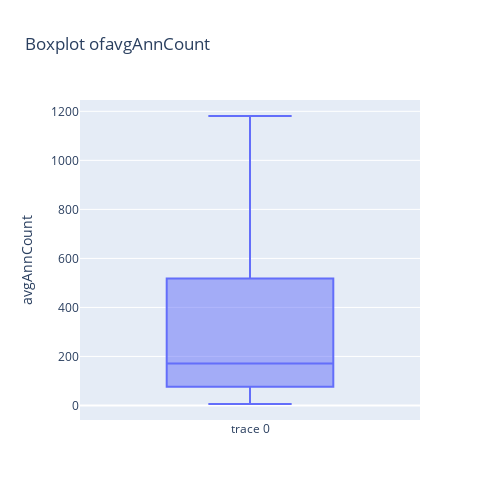
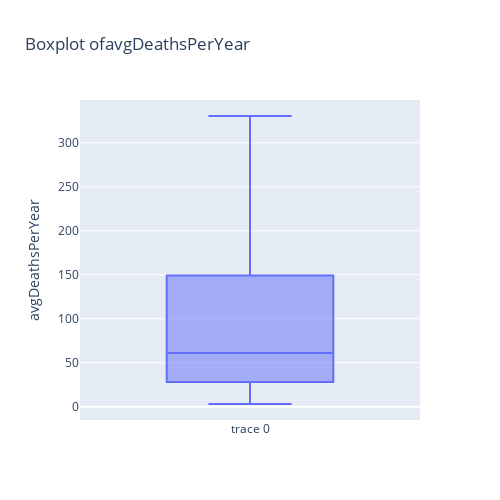

The notebook cell saved with these charts, in order:
### Code cell
# box-plot for capped data
for col in cols_have_outliers_skewed:
    box_plot(data,col)

### Figure 1 — Plotly figure (JSON) as saved in the notebook; plotly's stock layout.template omitted (floating-point values rounded to 4 significant figures; data arrays with more than 128 entries replaced by an {"elided": "..."} marker saying what was removed)
{"data": [{"boxpoints": "outliers", "jitter": 0.3, "pointpos": 1.8, "type": "box", "y": {"elided": "3047 int values"}}], "layout": {"height": 500, "title": {"text": "Boxplot ofavgAnnCount"}, "width": 500, "yaxis": {"title": {"text": "avgAnnCount"}}}}

### Figure 2 — Plotly figure (JSON) as saved in the notebook; plotly's stock layout.template omitted (floating-point values rounded to 4 significant figures; data arrays with more than 128 entries replaced by an {"elided": "..."} marker saying what was removed)
{"data": [{"boxpoints": "outliers", "jitter": 0.3, "pointpos": 1.8, "type": "box", "y": {"elided": "3047 float values"}}], "layout": {"height": 500, "title": {"text": "Boxplot ofavgDeathsPerYear"}, "width": 500, "yaxis": {"title": {"text": "avgDeathsPerYear"}}}}
